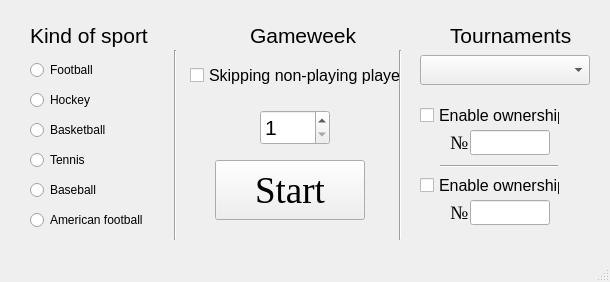
<?xml version="1.0" encoding="UTF-8"?>
<ui version="4.0">
 <class>MainWindow</class>
 <widget class="QMainWindow" name="MainWindow">
  <property name="geometry">
   <rect>
    <x>0</x>
    <y>0</y>
    <width>610</width>
    <height>282</height>
   </rect>
  </property>
  <property name="windowTitle">
   <string>Stats on Fanteam v1.3.0 (by Vadim Arsenev)</string>
  </property>
  <widget class="QWidget" name="centralwidget">
   <widget class="QLabel" name="lbSport">
    <property name="geometry">
     <rect>
      <x>30</x>
      <y>20</y>
      <width>130</width>
      <height>30</height>
     </rect>
    </property>
    <property name="font">
     <font>
      <family>Arial</family>
      <pointsize>16</pointsize>
      <underline>false</underline>
     </font>
    </property>
    <property name="text">
     <string>Kind of sport</string>
    </property>
   </widget>
   <widget class="QLabel" name="lbTournament">
    <property name="geometry">
     <rect>
      <x>450</x>
      <y>20</y>
      <width>130</width>
      <height>30</height>
     </rect>
    </property>
    <property name="font">
     <font>
      <family>Arial</family>
      <pointsize>16</pointsize>
     </font>
    </property>
    <property name="text">
     <string>Tournaments</string>
    </property>
   </widget>
   <widget class="QLabel" name="lbGw">
    <property name="geometry">
     <rect>
      <x>250</x>
      <y>20</y>
      <width>120</width>
      <height>30</height>
     </rect>
    </property>
    <property name="font">
     <font>
      <family>Arial</family>
      <pointsize>16</pointsize>
     </font>
    </property>
    <property name="text">
     <string>Gameweek</string>
    </property>
   </widget>
   <widget class="QRadioButton" name="rbFootball">
    <property name="geometry">
     <rect>
      <x>30</x>
      <y>60</y>
      <width>100</width>
      <height>20</height>
     </rect>
    </property>
    <property name="text">
     <string>Football</string>
    </property>
   </widget>
   <widget class="QRadioButton" name="rbHockey">
    <property name="geometry">
     <rect>
      <x>30</x>
      <y>90</y>
      <width>100</width>
      <height>20</height>
     </rect>
    </property>
    <property name="text">
     <string>Hockey</string>
    </property>
   </widget>
   <widget class="QRadioButton" name="rbBasketball">
    <property name="geometry">
     <rect>
      <x>30</x>
      <y>120</y>
      <width>100</width>
      <height>20</height>
     </rect>
    </property>
    <property name="text">
     <string>Basketball</string>
    </property>
   </widget>
   <widget class="QRadioButton" name="rbBaseball">
    <property name="geometry">
     <rect>
      <x>30</x>
      <y>180</y>
      <width>100</width>
      <height>20</height>
     </rect>
    </property>
    <property name="text">
     <string>Baseball</string>
    </property>
   </widget>
   <widget class="QRadioButton" name="rbTennis">
    <property name="geometry">
     <rect>
      <x>30</x>
      <y>150</y>
      <width>100</width>
      <height>20</height>
     </rect>
    </property>
    <property name="text">
     <string>Tennis</string>
    </property>
   </widget>
   <widget class="QRadioButton" name="rbAmericanFootball">
    <property name="geometry">
     <rect>
      <x>30</x>
      <y>210</y>
      <width>150</width>
      <height>20</height>
     </rect>
    </property>
    <property name="text">
     <string>American football</string>
    </property>
   </widget>
   <widget class="QComboBox" name="cbTournament">
    <property name="geometry">
     <rect>
      <x>420</x>
      <y>55</y>
      <width>170</width>
      <height>30</height>
     </rect>
    </property>
    <property name="font">
     <font>
      <pointsize>14</pointsize>
     </font>
    </property>
   </widget>
   <widget class="Line" name="line1">
    <property name="geometry">
     <rect>
      <x>170</x>
      <y>50</y>
      <width>10</width>
      <height>190</height>
     </rect>
    </property>
    <property name="orientation">
     <enum>Qt::Vertical</enum>
    </property>
   </widget>
   <widget class="QSpinBox" name="sbGw">
    <property name="geometry">
     <rect>
      <x>260</x>
      <y>110</y>
      <width>70</width>
      <height>35</height>
     </rect>
    </property>
    <property name="font">
     <font>
      <pointsize>16</pointsize>
     </font>
    </property>
    <property name="minimum">
     <number>1</number>
    </property>
    <property name="maximum">
     <number>299</number>
    </property>
   </widget>
   <widget class="QPushButton" name="btnParser">
    <property name="geometry">
     <rect>
      <x>215</x>
      <y>160</y>
      <width>150</width>
      <height>60</height>
     </rect>
    </property>
    <property name="font">
     <font>
      <family>Times New Roman</family>
      <pointsize>28</pointsize>
      <weight>50</weight>
      <italic>false</italic>
      <bold>false</bold>
     </font>
    </property>
    <property name="text">
     <string>Start</string>
    </property>
   </widget>
   <widget class="QCheckBox" name="chbSkip">
    <property name="geometry">
     <rect>
      <x>190</x>
      <y>60</y>
      <width>210</width>
      <height>30</height>
     </rect>
    </property>
    <property name="font">
     <font>
      <pointsize>12</pointsize>
     </font>
    </property>
    <property name="text">
     <string>Skipping non-playing players</string>
    </property>
   </widget>
   <widget class="Line" name="line">
    <property name="geometry">
     <rect>
      <x>395</x>
      <y>50</y>
      <width>10</width>
      <height>190</height>
     </rect>
    </property>
    <property name="orientation">
     <enum>Qt::Vertical</enum>
    </property>
   </widget>
   <widget class="QCheckBox" name="chbEnableOwnership1">
    <property name="geometry">
     <rect>
      <x>420</x>
      <y>100</y>
      <width>140</width>
      <height>30</height>
     </rect>
    </property>
    <property name="font">
     <font>
      <pointsize>12</pointsize>
     </font>
    </property>
    <property name="text">
     <string>Enable ownership</string>
    </property>
   </widget>
   <widget class="QCheckBox" name="chbEnableOwnership2">
    <property name="geometry">
     <rect>
      <x>420</x>
      <y>170</y>
      <width>140</width>
      <height>30</height>
     </rect>
    </property>
    <property name="font">
     <font>
      <pointsize>12</pointsize>
     </font>
    </property>
    <property name="text">
     <string>Enable ownership</string>
    </property>
   </widget>
   <widget class="QLineEdit" name="leNumTourn1">
    <property name="geometry">
     <rect>
      <x>470</x>
      <y>130</y>
      <width>80</width>
      <height>25</height>
     </rect>
    </property>
   </widget>
   <widget class="QLineEdit" name="leNumTourn2">
    <property name="geometry">
     <rect>
      <x>470</x>
      <y>200</y>
      <width>80</width>
      <height>25</height>
     </rect>
    </property>
   </widget>
   <widget class="QLabel" name="lbNumTourn1">
    <property name="geometry">
     <rect>
      <x>450</x>
      <y>130</y>
      <width>30</width>
      <height>25</height>
     </rect>
    </property>
    <property name="font">
     <font>
      <family>Times New Roman</family>
      <pointsize>14</pointsize>
     </font>
    </property>
    <property name="text">
     <string>№</string>
    </property>
   </widget>
   <widget class="QLabel" name="lbNumTourn2">
    <property name="geometry">
     <rect>
      <x>450</x>
      <y>200</y>
      <width>30</width>
      <height>25</height>
     </rect>
    </property>
    <property name="font">
     <font>
      <family>Times New Roman</family>
      <pointsize>14</pointsize>
     </font>
    </property>
    <property name="text">
     <string>№</string>
    </property>
   </widget>
   <widget class="Line" name="line_2">
    <property name="geometry">
     <rect>
      <x>440</x>
      <y>165</y>
      <width>118</width>
      <height>3</height>
     </rect>
    </property>
    <property name="orientation">
     <enum>Qt::Horizontal</enum>
    </property>
   </widget>
  </widget>
  <widget class="QStatusBar" name="statusbar"/>
 </widget>
 <resources/>
 <connections/>
</ui>
